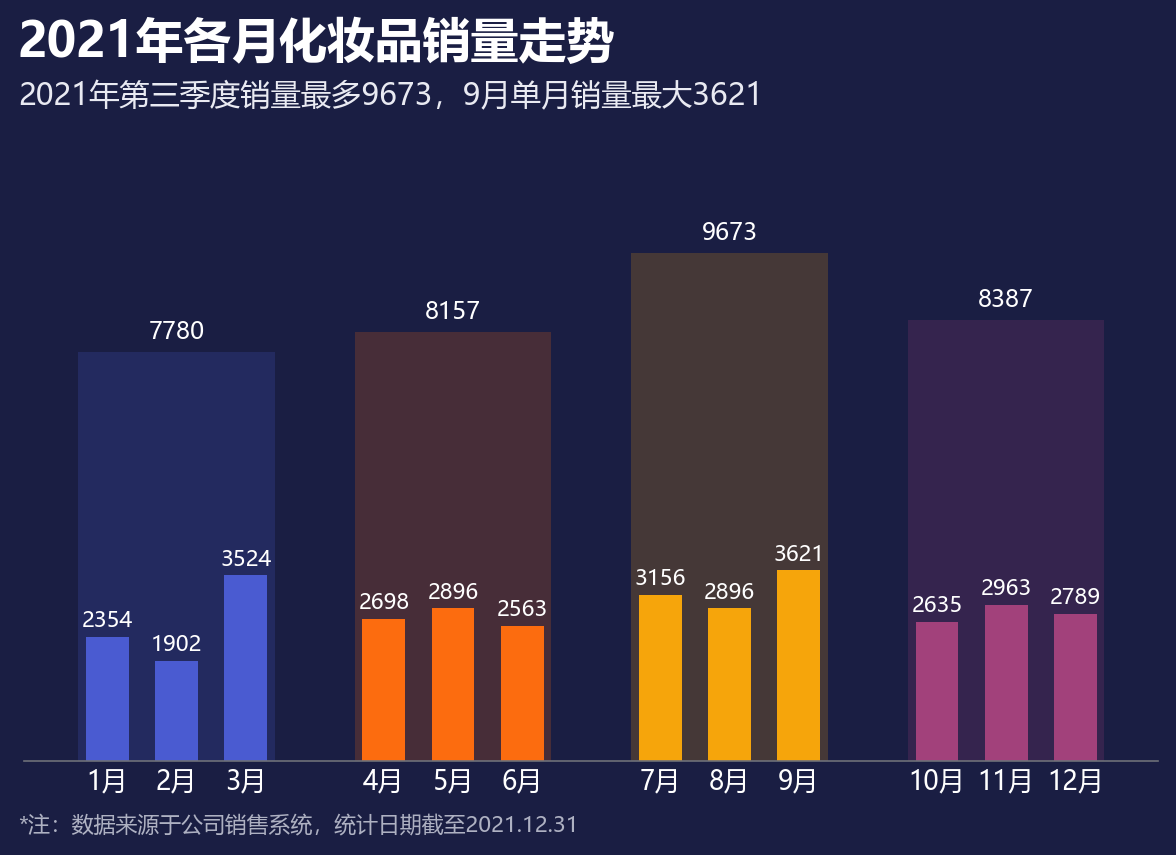

Recreate this plot in Python.
# -*- coding: utf-8 -*-
"""
图表 28 复合柱形图
复现《Excel数据可视化 - 从图表到数据大屏》第二章后15个图表
运行: python 28_复合柱形图.py  ->  生成 28_复合柱形图.png
"""

import os
import math
import numpy as np
import matplotlib
matplotlib.use('Agg')
import matplotlib.pyplot as plt
from matplotlib.patches import (Circle, Wedge, Rectangle, FancyBboxPatch,
                                PathPatch)
from matplotlib.path import Path
from matplotlib.lines import Line2D
from matplotlib.patches import Patch
import matplotlib.colors as mcolors

plt.rcParams['font.sans-serif'] = ['Microsoft YaHei', 'SimHei', 'DejaVu Sans']
plt.rcParams['axes.unicode_minus'] = False
plt.rcParams['figure.dpi'] = 150

OUT = os.path.dirname(os.path.abspath(__file__))

# ---------------- 配色（取自原图表像素） ----------------
BG       = '#1A1E43'   # 深蓝底
BLUE     = '#0070C0'
BLUE_L   = '#00B0F0'
BLUE_M   = '#82ADD7'
BLUE_BR  = '#0E5DFF'   # 子弹图-实际
RED      = '#E74E69'
YELLOW   = '#FFC000'
AMBER    = '#FFC54D'
TEAL     = '#087E8B'
ROSE_R   = '#F94C66'
CYAN     = '#37A2DA'
GREEN_T  = '#11A7AD'
PURPLE   = '#7030A0'
DARKLINE = '#1A1E43'
TXT      = '#FFFFFF'
TXT2     = '#E9EAF2'
TXT3     = '#AEB1C2'
GREY_TR  = '#767889'   # 滑珠轨道灰
GREY_BEAD= '#A6A6A6'
OUTLINE  = '#9BA0BC'   # 目标柱描边
# 南丁格尔圆环
R_PURPLE = '#512DCB'
R_BLUE   = '#6073F3'
R_CYAN   = '#66CBDD'
# 复合柱形图季度色
Q_COLORS = ['#4A5BD1', '#FC6C0F', '#F6A50B', '#A2417B']

TITLE_FS  = 23
SUB_FS    = 14.5
NOTE_FS   = 10.5


def save(fig, name):
    path = os.path.join(OUT, name)
    fig.savefig(path, facecolor=BG, bbox_inches='tight', pad_inches=0.12)
    plt.close(fig)
    print('saved:', name)


def dashboard(title=None, subtitle=None, footnote=None, figsize=(8.4, 6.0)):
    """统一的深色大屏画布，返回 fig，标题/副标题/脚注用 figure 坐标"""
    fig = plt.figure(figsize=figsize, facecolor=BG)
    if title:
        fig.text(0.055, 0.955, title, fontsize=TITLE_FS, fontweight='bold',
                 color=TXT, va='top', ha='left')
    if subtitle:
        fig.text(0.055, 0.885, subtitle, fontsize=SUB_FS, color=TXT2,
                 va='top', ha='left')
    if footnote:
        fig.text(0.055, 0.045, footnote, fontsize=NOTE_FS, color=TXT3,
                 va='bottom', ha='left')
    return fig


def polar_xy(r, deg_cw_from_top):
    """顺时针(从正上方)角度 -> 直角坐标"""
    a = np.radians(90 - deg_cw_from_top)
    return r * np.cos(a), r * np.sin(a)


def ring(ax, r_in, r_out, vals, colors, start=90, edge=DARKLINE, lw=1.2):
    """画一个(甜甜圈)环：vals 为各项占比(自动归一)，从 start 度起顺时针着色"""
    vals = np.asarray(vals, dtype=float)
    total = vals.sum()
    cur = start
    out = []
    for v, c in zip(vals, colors):
        sweep = 360.0 * v / total
        if c is not None:
            w = Wedge((0, 0), r_out, cur - sweep, cur,
                      width=r_out - r_in, facecolor=c, edgecolor=edge,
                      linewidth=lw, zorder=2)
            ax.add_patch(w)
            out.append(w)
        cur -= sweep
    return out


def capsule(ax, x0, x1, y, thick_pt, color, z=2):
    """以粗圆头线画胶囊条(thick_pt 为线宽/点)，不受坐标比例影响"""
    ax.plot([x0, x1], [y, y], color=color, lw=thick_pt,
            solid_capstyle='round', solid_joinstyle='round',
            zorder=z, clip_on=False)


# ============ 28 复合柱形图 ============
def fig28():
    months = ['1月', '2月', '3月', '4月', '5月', '6月',
              '7月', '8月', '9月', '10月', '11月', '12月']
    monthly = [2354, 1902, 3524, 2698, 2896, 2563,
               3156, 2896, 3621, 2635, 2963, 2789]
    quarter = [7780, 8157, 9673, 8387]
    # 每组3个月，组间空一个位置
    pos = [0, 1, 2, 4, 5, 6, 8, 9, 10, 12, 13, 14]
    group_centers = [1, 5, 9, 13]

    fig = dashboard('2021年各月化妆品销量走势',
                    '2021年第三季度销量最多9673，9月单月销量最大3621',
                    '*注：数据来源于公司销售系统，统计日期截至2021.12.31')
    ax = fig.add_axes([0.06, 0.13, 0.90, 0.63])
    ax.set_facecolor(BG)
    # 季度总量背景块
    for gc, q, c in zip(group_centers, quarter, Q_COLORS):
        ax.add_patch(Rectangle((gc - 1.42, 0), 2.84, q, facecolor=c,
                               alpha=0.20, edgecolor='none', zorder=1))
        ax.text(gc, q + 130, str(q), ha='center', va='bottom',
                fontsize=11.5, color=TXT, zorder=3)
    # 月度窄柱（颜色同季度）
    for p, v, m in zip(pos, monthly, months):
        q = p // 4   # 位置 0-2/4-6/8-10/12-14 对应四个季度
        ax.bar(p, v, width=0.62, color=Q_COLORS[q], zorder=2)
        ax.text(p, v + 90, str(v), ha='center', va='bottom',
                fontsize=10.5, color=TXT)
    ax.set_xticks(pos); ax.set_xticklabels(months, fontsize=12.5, color=TXT)
    ax.set_xlim(-1.2, 15.2)
    ax.set_ylim(0, 10800)
    ax.set_yticks([])
    for s in ['top', 'right', 'left']:
        ax.spines[s].set_visible(False)
    ax.spines['bottom'].set_color('#6E7079')
    ax.tick_params(length=0)
    save(fig, '28_复合柱形图.png')


if __name__ == '__main__':
    fig28()
